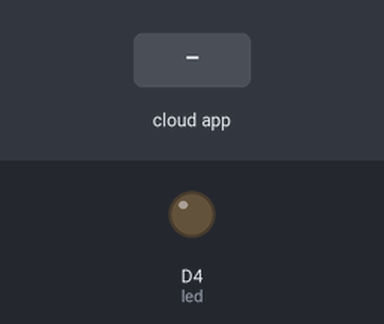
Simulated run of this sketch. Board: ESP8266 (NodeMCU). On the bench: output pins drawn as LEDs (lit = HIGH). The inputs (shaded band) are chosen by the test bench. WiFi joins after 1.5 s; servers stay silent unless stated; the Firebase database answers and starts empty; what the sketch prints to the serial monitor is not drawn.

Above: at 3.8 s.
3.9 s: the phone or cloud app sets LED_STATUS to ON
At 4.8 s:
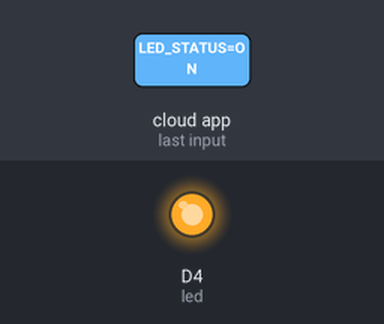
5.4 s: the phone or cloud app sets LED_STATUS to OFF
At 6.6 s:
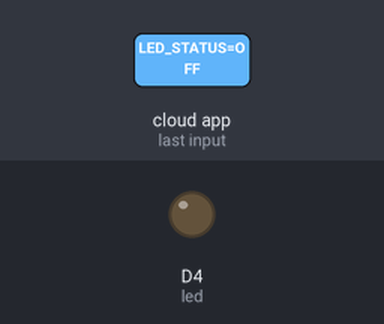
Timing chart, 0 to 8.4 s (numbered marks = the images above; inputs shaded):
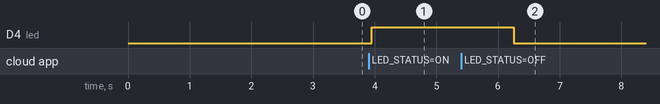

The sketch:

LED_Firebase_NodeMCU_RTDB0707.ino
```cpp
#include <ESP8266WiFi.h>
#include <FirebaseArduino.h>
#define FIREBASE_HOST "fir-led-b5b0a.firebaseio.com"
#define FIREBASE_AUTH "W7X4zqCNPWEUu9eMIGJe9gnlzkF2kNWbbJhWSppV"
#define WIFI_SSID "U+Net2960"
#define WIFI_PASSWORD "DD87000595"

String fireStatus = "";
int led = D4;

void setup()
{
  Serial.begin(9600);
  delay(1000);
  pinMode(led, OUTPUT);//LED 상태를 OUTPUT으로 지정

  WiFi.begin(WIFI_SSID, WIFI_PASSWORD);
  Serial.print("Connecting to ");
  Serial.print(WIFI_SSID);
  while (WiFi.status() != WL_CONNECTED)
  {
    Serial.print(".");
    delay(500);
  }
  Serial.println();
  Serial.print("Connected to ");
  Serial.println(WIFI_SSID);
  Firebase.begin(FIREBASE_HOST, FIREBASE_AUTH);

  Firebase.setString("LED_STATUS", "OFF");//LED_STATUS 상태를 OFF로 지정
}

void loop()
{
  fireStatus = Firebase.getString("LED_STATUS"); //LED_STATUS의 값을 가져와 저장
  if (fireStatus == "ON")   {
    Serial.println("LED Turned ON");
    digitalWrite(led, HIGH); //fireStatus가 ON이면 led의 불을 켜고
  }
  else if (fireStatus == "OFF") {
    Serial.println("LED Turned OFF");
    digitalWrite(led, LOW); //fireStatus가 OFF이면 led의 불을 끈다
  } else {
    Serial.println("Command Error! Please send ON/OFF");
  }

  delay(1000);

}
```

Measured:
- after the input at 3.9 s, D4 (led): LOW → HIGH after 0.05 s
- after the input at 5.4 s, D4 (led): HIGH → LOW after 0.85 s
